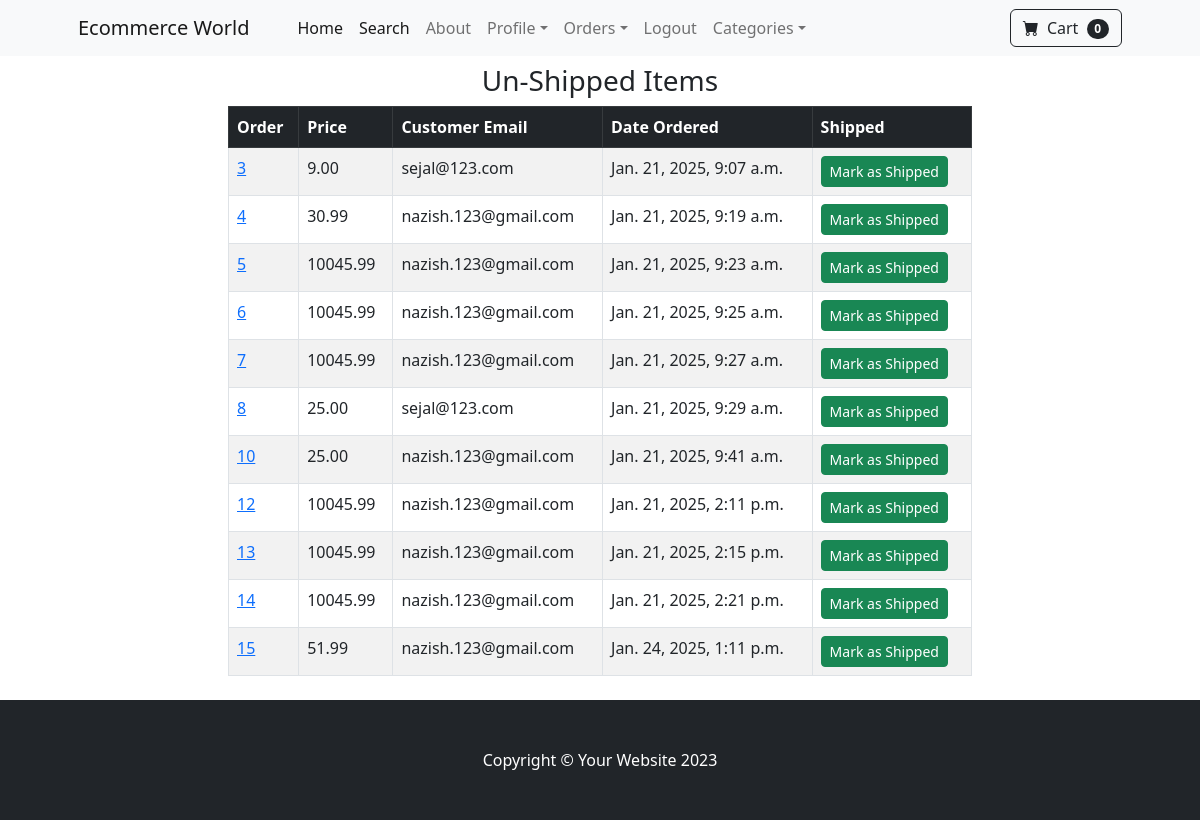
Page /payment/not_shipped_dash (signed in) on the committed database.
### payment/models.py (models this page shows, shortened)
class Order(models.Model):
    user = models.ForeignKey(User, on_delete=models.CASCADE, null=True, blank=True)
    full_name = models.CharField(max_length=250)
    email = models.EmailField(max_length=250)
    shipping_address = models.TextField(max_length=15000)
    amount_paid = models.DecimalField(max_digits=7, decimal_places=2)
    date_ordered = models.DateTimeField(auto_now_add=True)
    shipped = models.BooleanField(default=False)
    date_shipped = models.DateTimeField(blank=True, null=True)

### payment/views.py (the view, shortened to what this page needs)
# urls.py: path('not_shipped_dash', views.not_shipped_dash, name='not_shipped_dash'),
def not_shipped_dash(request):
    if request.user.is_authenticated and request.user.is_superuser:
        orders = Order.objects.filter(shipped = False)
        return render(request, "payment/not_shipped_dash.html",{"orders": orders})
    else:
        messages.success(request, "Access Denied")
        return redirect('home')

### cart/cart.py (called while the page is built)
    def __len__(self):
        return len(self.cart)

### cart/context_processors.py (called while the page is built)
def cart(request):
    return {'cart': Cart(request)}

### payment/templates/payment/not_shipped_dash.html (shortened to what this page needs)
{% extends "base.html" %}
{% block content %}
    <div class="container mt-2 mb-2">
        <div class="row">
            <center>
            <div class="col-lg-8 mx-auto">
                <h3>Un-Shipped Items</h3>
                <table class="table table-striped table-hover table-bordered">
                    <thead class="table-dark">
                    <tr>
                        <th scope="col">Order</th>
                        <th scope="col">Price</th>
                        <th scope="col">Customer Email</th>
                        <th scope="col">Date Ordered</th>
                        <th scope="col">Shipped</th>
                    </tr>
                    </thead>
                    <tbody>
                      <tr>
                        {% for item in orders %}
                        <td><a href="{% url "orders" item.id %}">{{item.id}}</a></td>
                        <td>{{item.amount_paid}}</td>
                        <td>{{item.email}}</td>
                        <td>{{item.date_ordered}}</td>
                        <td>
                          <form method="POST">
                            <button type="submit" class="btn btn-success btn-sm">Mark as Shipped</button>
                          </form>
                        </td>
                      </tr>
                      {% endfor %}
                    </tbody>
                  </table>
            </div>
            </center>
        </div>
    </div>
{% endblock %}

### rows in the picture
Order: id "3", amount_paid "9.00", email "sejal@123.com", date_ordered "Jan. 21, 2025, 9:07 a.m."
Order: id "4", amount_paid "30.99", email "nazish.123@gmail.com", date_ordered "Jan. 21, 2025, 9:19 a.m."
Order: id "5", amount_paid "10045.99", email "nazish.123@gmail.com", date_ordered "Jan. 21, 2025, 9:23 a.m."
Order: id "6", amount_paid "10045.99", email "nazish.123@gmail.com", date_ordered "Jan. 21, 2025, 9:25 a.m."
Order: id "7", amount_paid "10045.99", email "nazish.123@gmail.com", date_ordered "Jan. 21, 2025, 9:27 a.m."
Order: id "8", amount_paid "25.00", email "sejal@123.com", date_ordered "Jan. 21, 2025, 9:29 a.m."
Order: id "10", amount_paid "25.00", email "nazish.123@gmail.com", date_ordered "Jan. 21, 2025, 9:41 a.m."
Order: id "12", amount_paid "10045.99", email "nazish.123@gmail.com", date_ordered "Jan. 21, 2025, 2:11 p.m."
Order: id "13", amount_paid "10045.99", email "nazish.123@gmail.com", date_ordered "Jan. 21, 2025, 2:15 p.m."
Order: id "14", amount_paid "10045.99", email "nazish.123@gmail.com", date_ordered "Jan. 21, 2025, 2:21 p.m."
Order: id "15", amount_paid "51.99", email "nazish.123@gmail.com", date_ordered "Jan. 24, 2025, 1:11 p.m."

### other values in the picture
{{ cart|length }} "0"
